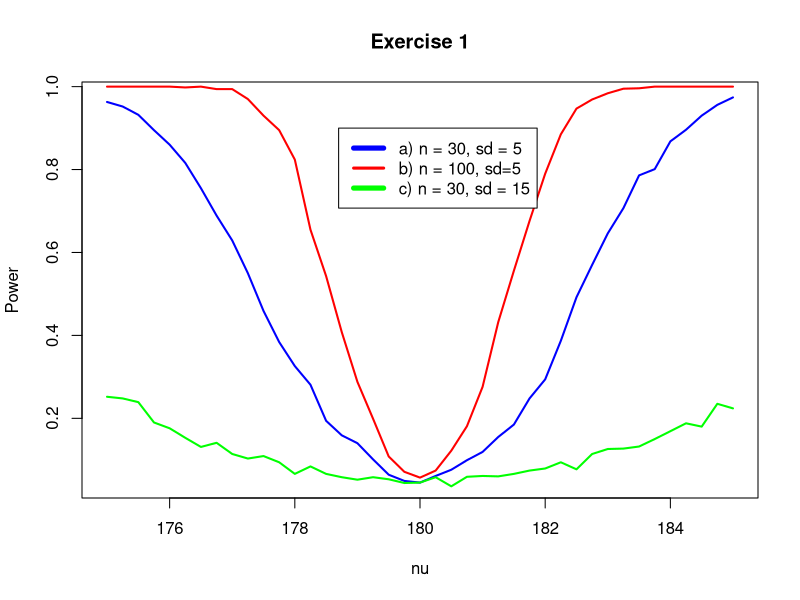

This figure's R source:
nuseq=seq(175,185,by=0.25)


n=m=30; mu=180; sd=5
A = numeric(length(nuseq))
for (i in 1:length(A)){
  D = numeric(1000)
  nu = nuseq[i]
  for (j in 1:1000){
    x = rnorm(n, mu, sd); y = rnorm(m, nu, sd)
    D[j] = t.test(x, y, var.equal=TRUE)[[3]]
  }
  A[i] = mean(D < 0.05)
}

plot(nuseq,A,main="Exercise 1",xlab="nu",ylab="Power",type='l',lwd=2,col="blue")


n=m=100; mu=180; sd=5
B = numeric(length(nuseq))
for (i in 1:length(B)){
  D = numeric(1000)
  nu = nuseq[i]
  for (j in 1:1000){
    x = rnorm(n, mu, sd); y = rnorm(m, nu, sd)
    D[j] = t.test(x, y, var.equal=TRUE)[[3]]
  }
  B[i] = mean(D < 0.05)
}

lines(nuseq,B,type='l',lwd=2,col="red")


n=m=30; mu=180; sd=15
C = numeric(length(nuseq))
for (i in 1:length(C)){
  D = numeric(1000)
  nu = nuseq[i]
  for (j in 1:1000){
    x = rnorm(n, mu, sd); y = rnorm(m, nu, sd)
    D[j] = t.test(x, y, var.equal=TRUE)[[3]]
  }
  C[i] = mean(D < 0.05)
}

lines(nuseq,C,type='l',lwd=2,col="green")

legend(178.7, 0.9, c('a) n = 30, sd = 5', 'b) n = 100, sd=5', 'c) n = 30, sd = 15'), 
       lwd=c(5,3), col=c("blue", "red", "green"))



